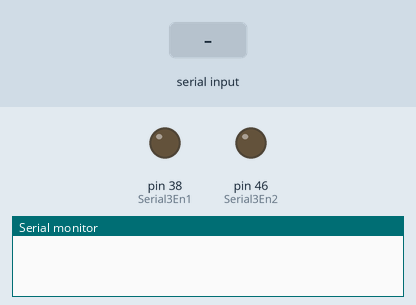
This sketch was run on a simulated Arduino Mega 2560, built with avr-gcc and run on an emulated ATmega2560. Parts: output pins drawn as LEDs (lit = HIGH), the last lines printed to the serial monitor. Inputs (shaded band) come from the test bench.

Above: at 1.2 s.
1.3 s: "1" received over the second serial link
At 2.1 s:
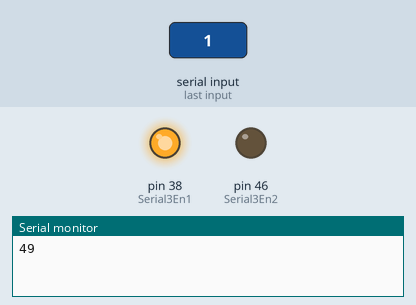
2.8 s: "0" received over the second serial link
At 3.3 s:
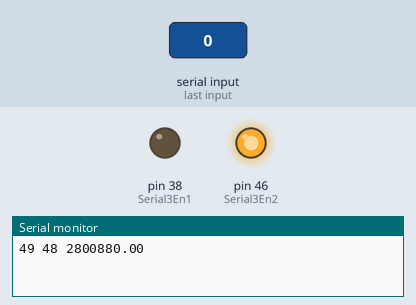
4.3 s: "2" received over the second serial link
At 5.6 s:
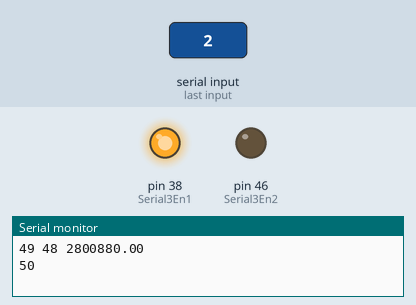
Timing chart, 0 to 7.3 s (numbered marks = the images above; inputs shaded):
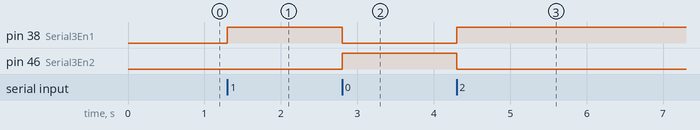

Measured:
- after the input at 1.3 s, pin 38 (Serial3En1): LOW → HIGH at once
- after the input at 2.8 s, pin 38 (Serial3En1): HIGH → LOW at once; pin 46 (Serial3En2): LOW → HIGH at once
- after the input at 4.3 s, pin 38 (Serial3En1): LOW → HIGH at once; pin 46 (Serial3En2): HIGH → LOW at once

The sketch:

test.ino
```cpp
const byte Serial3En1 = 38;    // Connect UART output enable of LSA08 to pin 2
const byte Serial3En2 = 46;    // Connect UART output enable of LSA08 to pin 2


void setup() {
  pinMode(Serial3En1, OUTPUT);  // Setting Serial3En as digital output pin
  pinMode(Serial3En2, OUTPUT);  // Setting Serial3En as digital output pin


  // Setting initial condition of Serial3En pin to HIGH


  // Begin Serial3 communication with baudrate 9600
  Serial.begin(115200);
  Serial3.begin(9600);

}


void loop() {
  double present = micros();
  digitalWrite(Serial3En1, LOW);  // Set Serial3EN to LOW to request UART data
  while (Serial3.available() <= 0);  // Wait for data to be available
  int positionVal = Serial3.read();    // Read incoming data and store in variable positionVal
  digitalWrite(Serial3En1, HIGH);   // Stop requesting for UART data

  Serial.print(String(positionVal) + " ");
  digitalWrite(Serial3En2, LOW);  // Set Serial3EN to LOW to request UART data
  while (Serial3.available() <= 0);  // Wait for data to be available
  positionVal = Serial3.read();    // Read incoming data and store in variable positionVal
  digitalWrite(Serial3En2, HIGH);   // Stop requesting for UART data

  Serial.print(String(positionVal) + " ");
  Serial.println(String(micros() - present));
}
```
